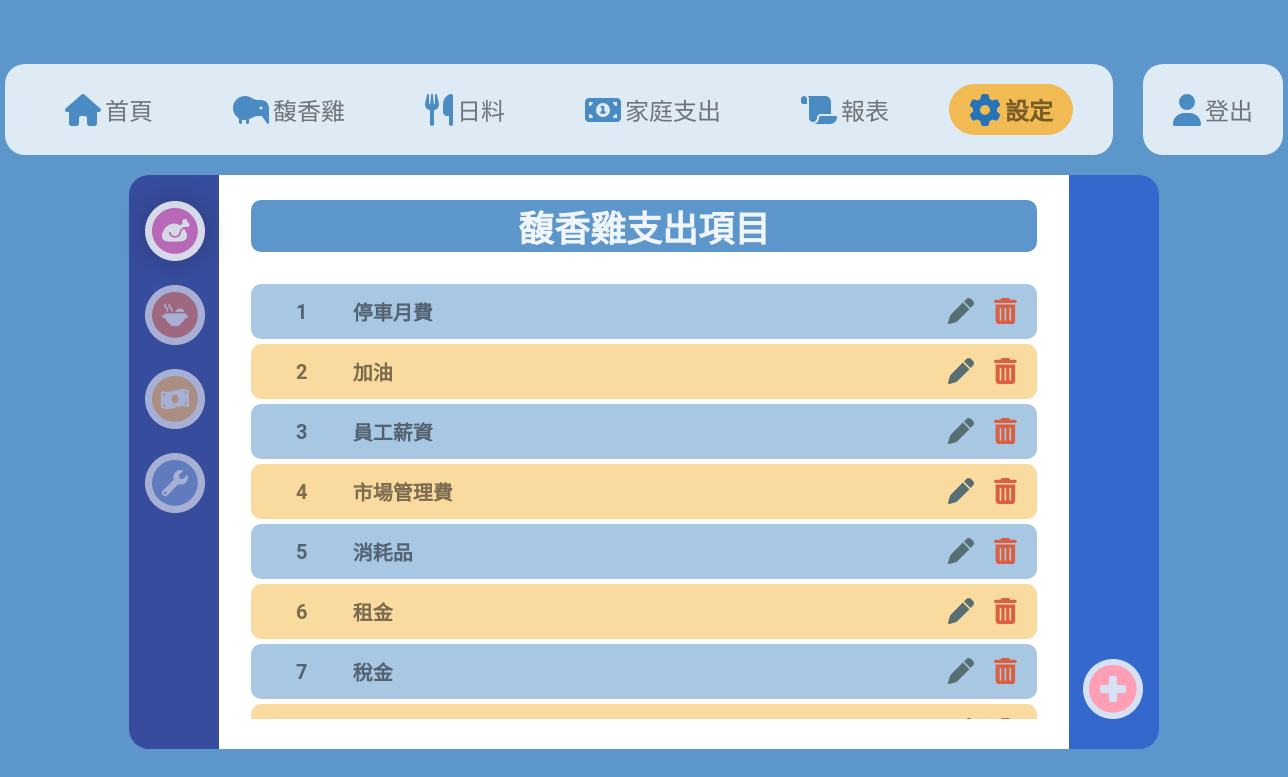
The app's page /system/management with its own data.
### web/models.py (models this page shows)
class ExpenseItem(models.Model):
    name = models.CharField(max_length=128)
    chicken = models.BooleanField(default=False)
    hot_pot = models.BooleanField(default=False)
    home = models.BooleanField(default=False)

### web/views.py (the view)
# urls.py: path('system/management', views.SystemManagementView.as_view(), name='system_management'),
class SystemManagementView(TemplateView):
    template_name = 'web/system.html'
    def get_context_data(self, **kwargs):
        context = super().get_context_data(**kwargs)
        context['page'] = "setting"
        color = Setting.objects.get(name="color")
        context['color'] = color.value
        cat = self.request.GET.get('cat', '1')
        filters = {
            '1': {'chicken': True},
            '2': {'hot_pot': True},
            '3': {'home': True},
            '4': {}  # Empty filter for 'Setting' category
        }
        items = ExpenseItem.objects.filter(**filters.get(cat, {})).order_by('name')
        context['items'] = items
        context['cat'] = cat
        return context

### templates/web/system.html (shortened to what this page needs)
{% extends 'common/base.html' %}
{% load static %}
{% block content %}
  <div id="system_management">
      <div id="bg">
      </div>
      <div class="main">
          <div class="tabs">
              <a href="{% url 'web:system_management' %}?cat=1" class="item {% if cat == '1' %}active{% endif %}"><img src="{% static 'images/chicken.png' %}"></a>
              <a href="{% url 'web:system_management' %}?cat=2" class="item {% if cat == '2' %}active{% endif %}"><img src="{% static 'images/hot_pot.png' %}"></a>
              <a href="{% url 'web:system_management' %}?cat=3" class="item {% if cat == '3' %}active{% endif %}"><img src="{% static 'images/home_expense.png' %}"></a>
              <a href="{% url 'web:system_management' %}?cat=4" class="item {% if cat == '4' %}active{% endif %}"><img src="{% static 'images/tool.png' %}"></a>
          </div>
          <div class="content">
              <div id="title">
                  {% if cat == '1' %}
                  馥香雞支出項目
                  {% elif cat == '2' %}
                  日料支出項目
                  {% elif cat == '3' %}
                  家庭支出項目
                  {% elif cat == '4' %}
                  系統設定
                  {% endif %}
              </div>
              {% if cat != '4' %}
              <div class="list">
                  {% for expense in items %}
                  <div class="item">
                      <div class="cell">{{ forloop.counter }}</div>
                      <div class="cell">{{ expense.name }}</div>
                      <div class="cell">
                          <div class="cell_btn_group">
                              <a href="{% url 'web:system_data' %}?n={{ expense.id }}&cat={{ cat }}" class="edit"><i class="fa-solid fa-pen"></i></a>
                              <form method="post" action="{% url 'web:system_data' %}" class="delete">
                                  <i class="fa-solid fa-trash-can delete_btn"></i>
                              </form>
                          </div>
                      </div>
                  </div>
                  {% endfor %}
              </div>
              <div class="btn_group">
                  <a href="{% url 'web:system_data' %}?cat={{ cat }}"><img src="{% static 'images/add.png' %}"></a>
              </div>
              {% endif %}
          </div>
      </div>
  </div>
{% endblock %}

### records on screen
ExpenseItem: name "停車月費"
ExpenseItem: name "加油"
ExpenseItem: name "員工薪資"
ExpenseItem: name "市場管理費"
ExpenseItem: name "消耗品"
ExpenseItem: name "租金"
ExpenseItem: name "稅金"
